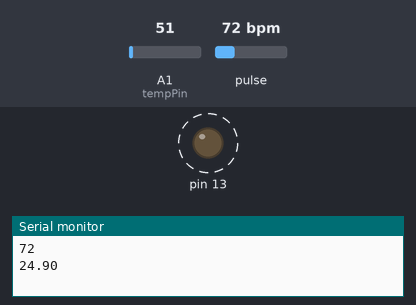
Simulated run of this sketch. Board: Arduino Uno, built with avr-gcc and run on an emulated ATmega328P. Parts: output pins drawn as LEDs (lit = HIGH), the last lines printed to the serial monitor. Dashed ring = blinking. The test bench sets the inputs (shaded band); at power-on: pulse 72 bpm, A1 (tempPin) = 51.

Above: at 1.2 s.
1.3 s: pulse set to 42 bpm
At 3.5 s:
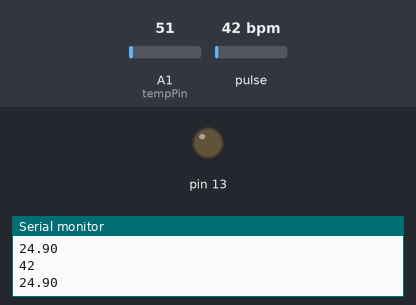
3.8 s: pulse set to 70 bpm
At 4.74 s:
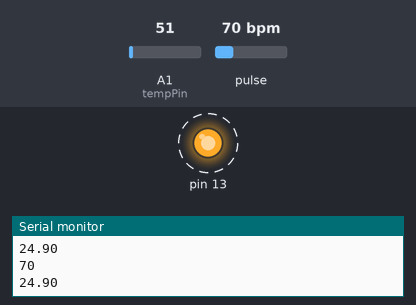
Timing chart, 0 to 12.8 s (numbered marks = the images above; inputs shaded):
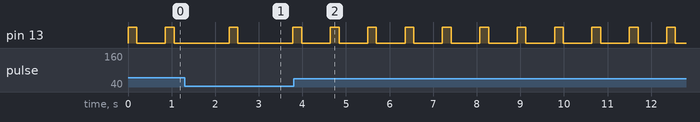

Measured:
- after the input at 3.8 s, pin 13: alternates HIGH for 0.20 s and LOW for 0.66 s, starting after 0.84 s

The sketch:

health-monitoring-system.ino
```cpp
//Health Monitoring System

#define USE_ARDUINO_INTERRUPTS true
#include <PulseSensorPlayground.h>

//  Variables
const int PulseWire = 0;       // PulseSensor "PURPLE WIRE" connected to ANALOG PIN 0
const int LED13 = 13;
int Threshold = 550;           // Determine which Signal to "count as a beat" and which to ignore.
int val;
int tempPin= 1;                // Use the "Gettting Started Project" to fine-tune Threshold Value beyond default setting.
                               // Otherwise leave the default "550" value.

PulseSensorPlayground pulseSensor;  // Creates an instance of the PulseSensorPlayground object called "pulseSensor".

void setup() {

  Serial.begin(9600);

  pulseSensor.analogInput(PulseWire);
  pulseSensor.blinkOnPulse(LED13);     //Auto-magically blink Arduino's LED with heartbeat.
  pulseSensor.setThreshold(Threshold);

  // Double-check the "pulseSensor" object was created and "begain" seeing a signal.
   if (pulseSensor.begin()) {
    //Serial.println("We created a pulseSensor Object");
  }
}

void loop() {

 int myBPM = pulseSensor.getBeatsPerMinute();
 val = analogRead(tempPin);
float mv= (val/1024.0)*5000;
float cel= mv/10;


if (pulseSensor.sawStartOfBeat()) { // Constantly test to see if "a beat happened".
 // If test is "true", print a message "a heartbeat happened".
// Serial.print("BPM: ");          // Print phrase "BPM: "
 Serial.println(myBPM);
//Serial.print("Temp: ");
Serial.print(cel);
Serial.println();// Print the value inside of myBPM.
}
 delay(50);
}
```
